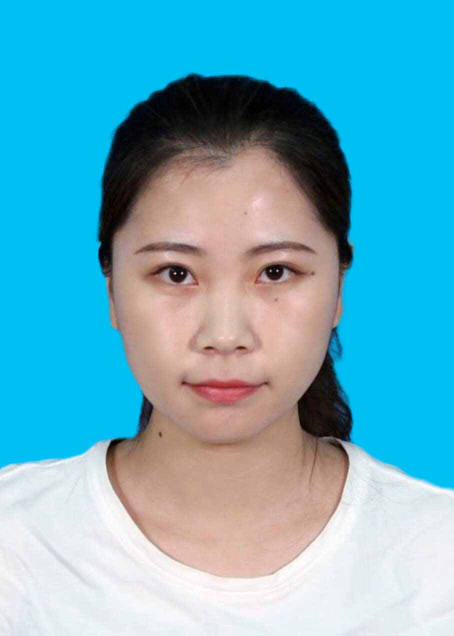
#> input picture neck_shadow/imgs/0_addc(11).png, 907 x 1271 px, given as the content of the folder D:/data/imgs/facePicture/pose_person/img, which was not available (shown at 1/2 size)
$ python data_process.py
#> lines starting #> are read from the running program, lines starting #| are printed output that depends on the picture
#> in rotate_dir, img is the input picture: shape (1271, 907, 3); mean B, G, R 194.4, 174.8, 102.4
import numpy as np
import os
import cv2
import random
import shutil

# [54 lines left out: functions shuffle_txt, create_NeckShadow_label, img_augment, remove_space, not called in this run]

def rotate_face(img, angle):
#> called with angle = 30
    imgh, imgw, imgc = img.shape
#> imgh = 1271; imgw = 907; imgc = 3
    center = (imgw / 2, imgh / 2)
#> center = (453.5, 635.5)
    M = cv2.getRotationMatrix2D(center, angle, 1.0)
    rotated = cv2.warpAffine(img, M, (imgw, imgh))
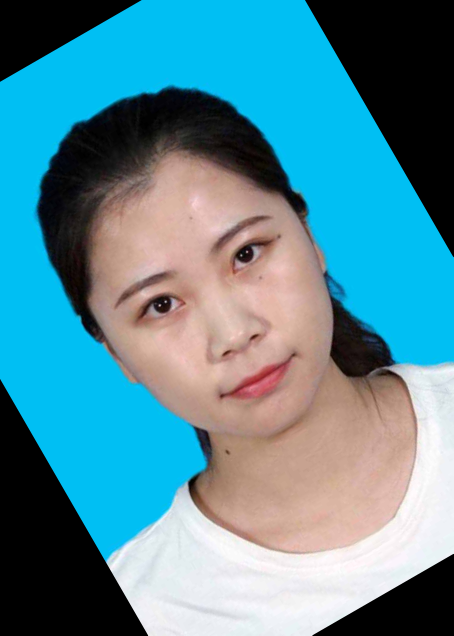
#> rotated: shape (1271, 907, 3) (shown at 1/2 size); mean B, G, R 152.5, 138.3, 84.8
    return rotated

def rotate_dir(imgdir, savedir):
    for root, dirs, files in os.walk(imgdir):
        for file in files:
            root = root.replace('\\', '/')
            imgpath = root + "/" + file
            savepath = savedir + "/" + file
            img = cv2.imread(imgpath)
            angle = random.choice([-30, -20, -10, 0, 10, 20, 30])
            rot_img = rotate_face(img, angle)
            cv2.imwrite(savepath, rot_img)

if __name__ == "__main__":
    imgpath = "D:/data/imgs/facePicture/shadow/train4"
    txtpath = "D:/data/imgs/facePicture/shadow/shadow.txt"

    txtpath2 = "D:/data/imgs/facePicture/shadow/shadow.txt"
    shufflepath = "D:/data/imgs/facePicture/shadow/shadow_shuffle.txt"
    # create_NeckShadow_label(imgpath, txtpath)
    # shuffle_txt(txtpath2, shufflepath)

    # remove_space(imgpath)

    dirp = "D:/data/imgs/facePicture/pose_person/img"
    dirs = "D:/data/imgs/facePicture/pose_person/save"
    # img_augment(dirp, dirs)
    rotate_dir(dirp, dirs)

$ run again, on neck_shadow/imgs/1/1_neck(18).JPG
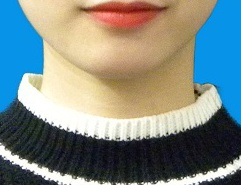
#> input picture neck_shadow/imgs/1/1_neck(18).JPG, 241 x 185 px, given as the content of the folder D:/data/imgs/facePicture/pose_person/img, which was not available
#> in rotate_dir, img is the input picture: shape (185, 241, 3); mean B, G, R 132.7, 136.8, 125.8
#> in rotate_face, `rotated = cv2.warpAffine(img, M, (imgw, imgh))`:
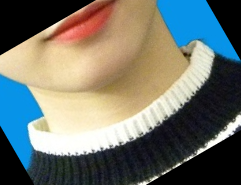
#> rotated: shape (185, 241, 3); mean B, G, R 108.5, 116.1, 112.1

$ run again, on neck_shadow/imgs/1/1_neck(24).JPG
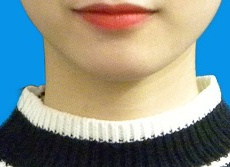
#> input picture neck_shadow/imgs/1/1_neck(24).JPG, 230 x 167 px, given as the content of the folder D:/data/imgs/facePicture/pose_person/img, which was not available
#> in rotate_dir, img is the input picture: shape (167, 230, 3); mean B, G, R 135.5, 143, 135.6
#> in rotate_face, `rotated = cv2.warpAffine(img, M, (imgw, imgh))`:
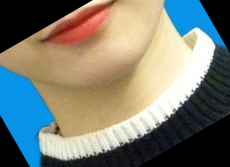
#> rotated: shape (167, 230, 3); mean B, G, R 114.7, 124.6, 122.6

$ run again, on neck_shadow/imgs/2/1_neck(11).png
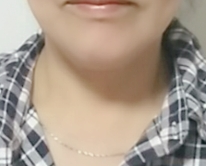
#> input picture neck_shadow/imgs/2/1_neck(11).png, 206 x 166 px, given as the content of the folder D:/data/imgs/facePicture/pose_person/img, which was not available
#> in rotate_dir, img is the input picture: shape (166, 206, 3); mean B, G, R 139, 153.5, 169.2
#> in rotate_face, `rotated = cv2.warpAffine(img, M, (imgw, imgh))`:
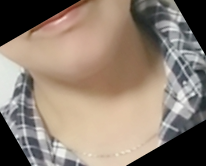
#> rotated: shape (166, 206, 3); mean B, G, R 114.7, 128.1, 143.3
